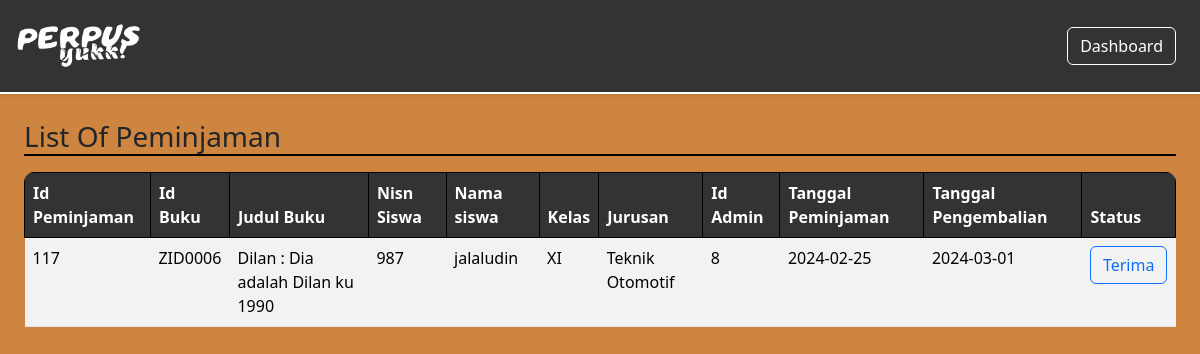
The app's page /DashboardPetugas/peminjaman/peminjamanBuku.php with its own data.
### tables this page shows
CREATE TABLE `peminjaman` (
  `id_peminjaman` int(11) NOT NULL,
  `id_buku` varchar(20) NOT NULL,
  `nisn` int(11) NOT NULL,
  `id_admin` int(11) NOT NULL,
  `tgl_peminjaman` date NOT NULL,
  `tgl_pengembalian` date NOT NULL,
  `status` enum('ya','tidak') NOT NULL,
  `harga` int(50) NOT NULL,
  `no_petgas` varchar(50) NOT NULL
);

CREATE TABLE `buku` (
  `cover` varchar(255) NOT NULL,
  `id_buku` varchar(20) NOT NULL,
  `kategori` varchar(255) NOT NULL,
  `judul` varchar(255) NOT NULL,
  `pengarang` varchar(255) NOT NULL,
  `penerbit` varchar(255) NOT NULL,
  `tahun_terbit` date NOT NULL,
  `jumlah_halaman` int(50) NOT NULL,
  `buku_deskripsi` text NOT NULL,
  `isi_buku` varchar(250) NOT NULL
);

CREATE TABLE `member` (
  `nisn` int(11) NOT NULL,
  `kode_member` varchar(12) NOT NULL,
  `nama` varchar(255) NOT NULL,
  `password` varchar(255) NOT NULL,
  `jenis_kelamin` varchar(20) NOT NULL,
  `kelas` varchar(5) NOT NULL,
  `jurusan` varchar(50) NOT NULL,
  `no_tlp` varchar(15) NOT NULL,
  `tgl_pendaftaran` date NOT NULL
);

### config/config.php (called while the page is built, shortened)
<?php
$host = "127.0.0.1";
$username = "root";
$password = "";
$database_name = "perpustakaan";
$connection = mysqli_connect($host, $username, $password, $database_name);
function queryReadData($dataKategori) {
  global $connection;
  $result = mysqli_query($connection, $dataKategori);
  $items = [];
  while($item = mysqli_fetch_assoc($result)) {
    $items[] = $item;
  }
  return $items;
}
?>

### DashboardPetugas/peminjaman/peminjamanBuku.php (the view, shortened to what this page needs)
<?php
require "../../config/config.php";
$dataPeminjam = queryReadData("SELECT peminjaman.id_peminjaman, peminjaman.id_buku, buku.judul, peminjaman.nisn, member.nama, member.kelas, member.jurusan, peminjaman.id_admin,  peminjaman.tgl_peminjaman, peminjaman.tgl_pengembalian,peminjaman.status
FROM peminjaman
INNER JOIN member ON peminjaman.nisn = member.nisn
INNER JOIN buku ON peminjaman.id_buku = buku.id_buku");
?>
<!DOCTYPE html>
<html lang="en">
  <head>
    <link rel="stylesheet" href="../../css/member.css">
    <link href="https://cdn.jsdelivr.net/npm/bootstrap@5.3.2/dist/css/bootstrap.min.css" rel="stylesheet">
  </head>
  <body>
  <nav class="navbar fixed-top shadow-sm">
      <div class="container-fluid p-1">
        <a class="navbar-brand" href="#">
          <img src="../../assets/logo.png" alt="logo" width="150px">
        </a>
        <a class="btn btn-tertiary" href="../dashboardPetugas.php">Dashboard</a>
      </div>
    </nav>
    <div class="p-4 mt-5">
    <div class="mt-5">
    <h3>List Of Peminjaman</h3>
      <div class="table-responsive mt-3">
        <table class="table table-striped table-hover">
        <thead>
          <tr>
            <th class="list">Id Peminjaman</th>
            <th class="list">Id Buku</th>
            <th class="list">Judul Buku</th>
            <th class="list">Nisn Siswa</th>
            <th class="list">Nama siswa</th>
            <th class="list">Kelas</th>
            <th class="list">Jurusan</th>
            <th class="list">Id Admin</th>
            <th class="list">Tanggal Peminjaman</th>
            <th class="list">Tanggal Pengembalian</th>
            <th class="list">Status</th>
          </tr>
        </thead>
        <tbody>
        <?php foreach ($dataPeminjam as $item) : ?>
               <?php if ($item['status'] == 'tidak') { ?>
               <tr>
                  <td><?= $item["id_peminjaman"]; ?></td>
                  <td><?= $item["id_buku"]; ?></td>
                  <td><?= $item["judul"]; ?></td>
                  <td><?= $item["nisn"]; ?></td>
                  <td><?= $item["nama"]; ?></td>
                  <td><?= $item["kelas"]; ?></td>
                  <td><?= $item["jurusan"]; ?></td>
                  <td><?= $item["id_admin"]; ?></td>
                  <td><?= $item["tgl_peminjaman"]; ?></td>
                  <td><?= $item["tgl_pengembalian"]; ?></td>
                  <td>
                     <form action="" method="post">
                        <button type="submit" id="status" name="submit" class="btn btn-outline-primary">Terima</button>
                     </form>
                  </td>
               </tr>
               <?php } else { ?>
               <?php continue; ?>
               <?php } ?>
               <?php endforeach; ?>
               </tbody>
    </table>
    </div>
    </div>
  </div>
  </body>
</html>

### css/member.css (style rules this page uses)
.container-fluid { background-color: #333 !important; }
.navbar { background-color: #333 !important; border-bottom: white 2px solid !important; }
.btn-tertiary { color: white !important; border: solid 1px white !important; margin-right: 20px; }
body { background-color: #CD853F !important; }
h3 { border-bottom: 2px solid black !important; }
.list { background-color: #333 !important; color: white !important; border: solid 1px black !important; }
.table-responsive { border-radius: 10px !important; }

### records on screen
peminjaman: id_peminjaman "117", id_buku "ZID0006", id_buku.judul "Dilan : Dia adalah Dilan ku 1990", nisn "987", member.nama "jalaludin", member.kelas "XI", member.jurusan "Teknik Otomotif", id_admin "8", tgl_peminjaman "2024-02-25", tgl_pengembalian "2024-03-01"
